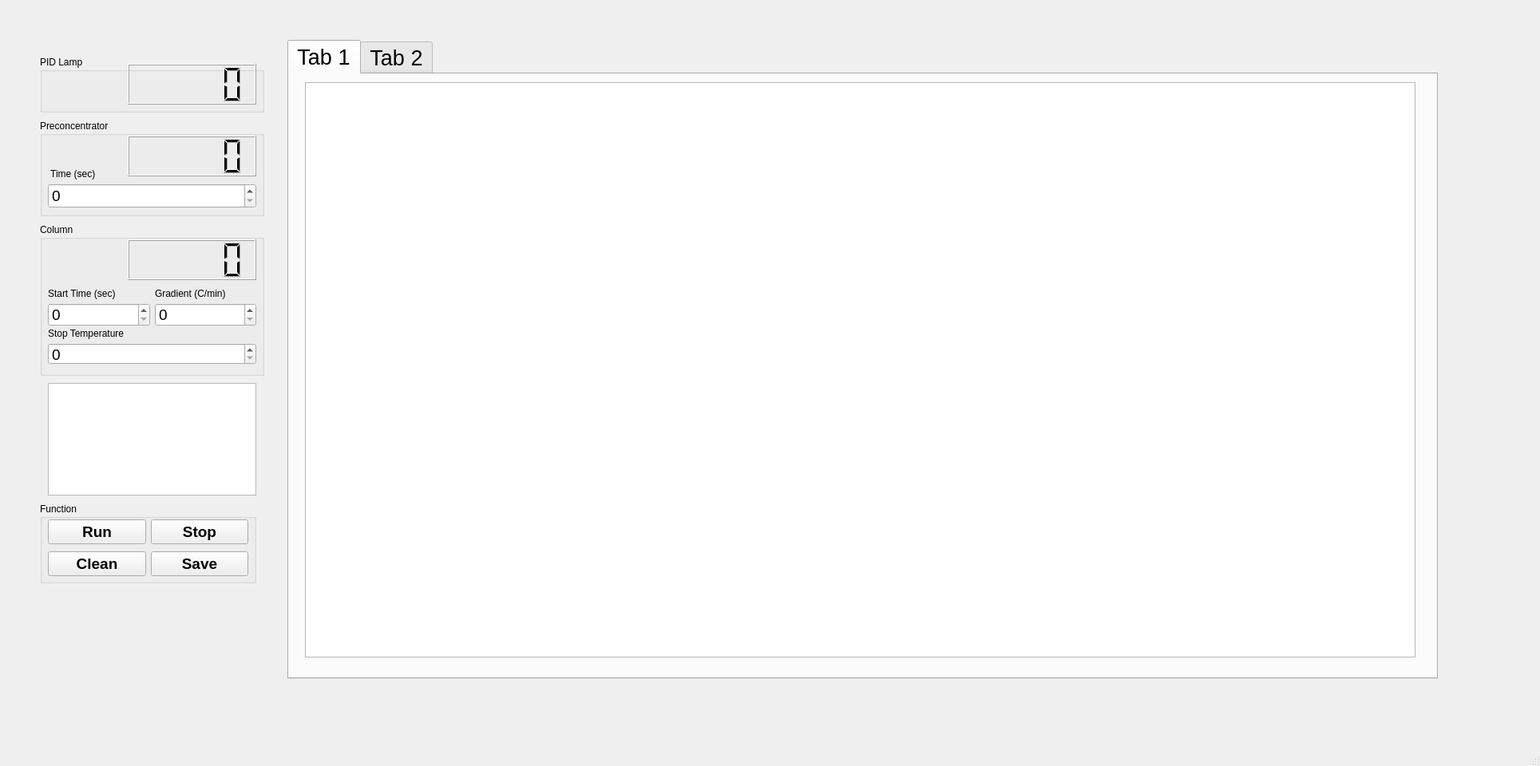
<?xml version="1.0" encoding="UTF-8"?>
<ui version="4.0">
 <class>MainWindow</class>
 <widget class="QMainWindow" name="MainWindow">
  <property name="geometry">
   <rect>
    <x>0</x>
    <y>0</y>
    <width>1929</width>
    <height>960</height>
   </rect>
  </property>
  <property name="windowTitle">
   <string>MainWindow</string>
  </property>
  <property name="documentMode">
   <bool>false</bool>
  </property>
  <widget class="QWidget" name="centralwidget">
   <widget class="QGroupBox" name="groupBox_2">
    <property name="geometry">
     <rect>
      <x>50</x>
      <y>150</y>
      <width>281</width>
      <height>121</height>
     </rect>
    </property>
    <property name="autoFillBackground">
     <bool>false</bool>
    </property>
    <property name="title">
     <string>Preconcentrator</string>
    </property>
    <property name="flat">
     <bool>false</bool>
    </property>
    <property name="checkable">
     <bool>false</bool>
    </property>
    <property name="checked">
     <bool>false</bool>
    </property>
    <widget class="QLabel" name="label">
     <property name="geometry">
      <rect>
       <x>10</x>
       <y>60</y>
       <width>81</width>
       <height>16</height>
      </rect>
     </property>
     <property name="text">
      <string> Time (sec)</string>
     </property>
    </widget>
    <widget class="QSpinBox" name="spinBox">
     <property name="geometry">
      <rect>
       <x>10</x>
       <y>80</y>
       <width>261</width>
       <height>31</height>
      </rect>
     </property>
     <property name="font">
      <font>
       <pointsize>14</pointsize>
      </font>
     </property>
     <property name="maximum">
      <number>1800</number>
     </property>
    </widget>
    <widget class="QLCDNumber" name="lcdNumber">
     <property name="geometry">
      <rect>
       <x>110</x>
       <y>20</y>
       <width>161</width>
       <height>51</height>
      </rect>
     </property>
    </widget>
   </widget>
   <widget class="QTextBrowser" name="textBrowser">
    <property name="geometry">
     <rect>
      <x>60</x>
      <y>480</y>
      <width>261</width>
      <height>141</height>
     </rect>
    </property>
   </widget>
   <widget class="QTabWidget" name="tabWidget">
    <property name="geometry">
     <rect>
      <x>360</x>
      <y>50</y>
      <width>1441</width>
      <height>801</height>
     </rect>
    </property>
    <property name="font">
     <font>
      <pointsize>20</pointsize>
     </font>
    </property>
    <property name="currentIndex">
     <number>0</number>
    </property>
    <widget class="QWidget" name="tab">
     <attribute name="title">
      <string>Tab 1</string>
     </attribute>
     <widget class="PlotWidget" name="graphicsView">
      <property name="geometry">
       <rect>
        <x>20</x>
        <y>10</y>
        <width>1391</width>
        <height>721</height>
       </rect>
      </property>
     </widget>
    </widget>
    <widget class="QWidget" name="tab_2">
     <attribute name="title">
      <string>Tab 2</string>
     </attribute>
    </widget>
   </widget>
   <widget class="QGroupBox" name="groupBox">
    <property name="geometry">
     <rect>
      <x>50</x>
      <y>280</y>
      <width>281</width>
      <height>191</height>
     </rect>
    </property>
    <property name="title">
     <string>Column</string>
    </property>
    <widget class="QLCDNumber" name="lcdNumber_2">
     <property name="geometry">
      <rect>
       <x>110</x>
       <y>20</y>
       <width>161</width>
       <height>51</height>
      </rect>
     </property>
    </widget>
    <widget class="QLabel" name="label_5">
     <property name="geometry">
      <rect>
       <x>10</x>
       <y>130</y>
       <width>101</width>
       <height>16</height>
      </rect>
     </property>
     <property name="text">
      <string>Stop Temperature</string>
     </property>
    </widget>
    <widget class="QSpinBox" name="spinBox_4">
     <property name="geometry">
      <rect>
       <x>10</x>
       <y>150</y>
       <width>261</width>
       <height>27</height>
      </rect>
     </property>
     <property name="font">
      <font>
       <pointsize>14</pointsize>
      </font>
     </property>
     <property name="maximum">
      <number>300</number>
     </property>
    </widget>
    <widget class="QWidget" name="">
     <property name="geometry">
      <rect>
       <x>10</x>
       <y>100</y>
       <width>261</width>
       <height>29</height>
      </rect>
     </property>
     <layout class="QHBoxLayout" name="horizontalLayout_3">
      <item>
       <widget class="QSpinBox" name="spinBox_2">
        <property name="font">
         <font>
          <pointsize>14</pointsize>
         </font>
        </property>
        <property name="maximum">
         <number>300</number>
        </property>
       </widget>
      </item>
      <item>
       <widget class="QSpinBox" name="spinBox_3">
        <property name="font">
         <font>
          <pointsize>14</pointsize>
         </font>
        </property>
        <property name="maximum">
         <number>300</number>
        </property>
       </widget>
      </item>
     </layout>
    </widget>
    <widget class="QWidget" name="">
     <property name="geometry">
      <rect>
       <x>10</x>
       <y>80</y>
       <width>261</width>
       <height>16</height>
      </rect>
     </property>
     <layout class="QHBoxLayout" name="horizontalLayout_5">
      <item>
       <widget class="QLabel" name="label_2">
        <property name="text">
         <string>Start Time (sec) </string>
        </property>
       </widget>
      </item>
      <item>
       <widget class="QLabel" name="label_4">
        <property name="text">
         <string>Gradient (C/min)</string>
        </property>
       </widget>
      </item>
     </layout>
    </widget>
   </widget>
   <widget class="QGroupBox" name="groupBox_4">
    <property name="geometry">
     <rect>
      <x>50</x>
      <y>630</y>
      <width>271</width>
      <height>101</height>
     </rect>
    </property>
    <property name="font">
     <font>
      <family>Arial</family>
      <pointsize>9</pointsize>
      <weight>50</weight>
      <bold>false</bold>
     </font>
    </property>
    <property name="title">
     <string>Function</string>
    </property>
    <widget class="QWidget" name="">
     <property name="geometry">
      <rect>
       <x>10</x>
       <y>20</y>
       <width>251</width>
       <height>33</height>
      </rect>
     </property>
     <layout class="QHBoxLayout" name="horizontalLayout">
      <item>
       <widget class="QPushButton" name="pushButton">
        <property name="font">
         <font>
          <family>Arial</family>
          <pointsize>14</pointsize>
          <weight>75</weight>
          <bold>true</bold>
         </font>
        </property>
        <property name="text">
         <string>Run</string>
        </property>
       </widget>
      </item>
      <item>
       <widget class="QPushButton" name="pushButton_2">
        <property name="font">
         <font>
          <family>Arial</family>
          <pointsize>14</pointsize>
          <weight>75</weight>
          <bold>true</bold>
         </font>
        </property>
        <property name="text">
         <string>Stop</string>
        </property>
       </widget>
      </item>
     </layout>
    </widget>
    <widget class="QWidget" name="">
     <property name="geometry">
      <rect>
       <x>10</x>
       <y>60</y>
       <width>251</width>
       <height>33</height>
      </rect>
     </property>
     <layout class="QHBoxLayout" name="horizontalLayout_2">
      <item>
       <widget class="QPushButton" name="pushButton_3">
        <property name="font">
         <font>
          <family>Arial</family>
          <pointsize>14</pointsize>
          <weight>75</weight>
          <bold>true</bold>
         </font>
        </property>
        <property name="text">
         <string>Clean</string>
        </property>
       </widget>
      </item>
      <item>
       <widget class="QPushButton" name="pushButton_4">
        <property name="font">
         <font>
          <family>Arial</family>
          <pointsize>14</pointsize>
          <weight>75</weight>
          <bold>true</bold>
         </font>
        </property>
        <property name="text">
         <string>Save</string>
        </property>
       </widget>
      </item>
     </layout>
    </widget>
   </widget>
   <widget class="QGroupBox" name="groupBox_3">
    <property name="geometry">
     <rect>
      <x>50</x>
      <y>70</y>
      <width>281</width>
      <height>71</height>
     </rect>
    </property>
    <property name="title">
     <string>PID Lamp</string>
    </property>
    <widget class="QLCDNumber" name="lcdNumber_4">
     <property name="enabled">
      <bool>true</bool>
     </property>
     <property name="geometry">
      <rect>
       <x>110</x>
       <y>10</y>
       <width>161</width>
       <height>51</height>
      </rect>
     </property>
     <property name="font">
      <font>
       <kerning>true</kerning>
      </font>
     </property>
    </widget>
   </widget>
  </widget>
  <widget class="QMenuBar" name="menubar">
   <property name="geometry">
    <rect>
     <x>0</x>
     <y>0</y>
     <width>1929</width>
     <height>21</height>
    </rect>
   </property>
  </widget>
  <widget class="QStatusBar" name="statusbar"/>
 </widget>
 <customwidgets>
  <customwidget>
   <class>PlotWidget</class>
   <extends>QGraphicsView</extends>
   <header>pyqtgraph.h</header>
  </customwidget>
 </customwidgets>
 <resources/>
 <connections/>
</ui>
